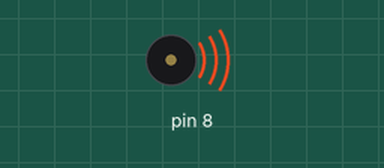
The sketch below on a simulated Arduino Uno, built with avr-gcc and run on an emulated ATmega328P. Parts: buzzer (waves = sounding).

Above: at 3.1 s.
At 4.6 s:
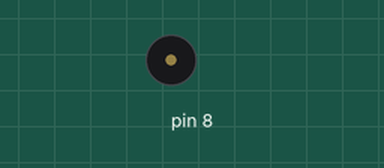
Timing chart, 0 to 6.1 s (numbered marks = the images above):
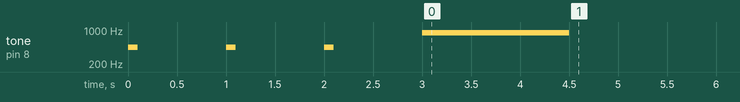

The sketch:

NHK_BGM.ino
```cpp
void setup()
{
  tone(8, 440);
  delay(100);
  noTone(8);
  delay(900);
  tone(8, 440);
  delay(100);
  noTone(8);
  delay(900);
  tone(8, 440);
  delay(100);
  noTone(8);
  delay(900);
  tone(8, 880);
  delay(1500);
  noTone(8);
}
void loop()
{
}
```
